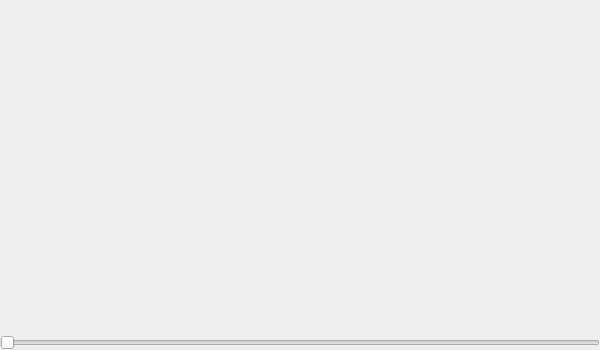
<?xml version="1.0" encoding="UTF-8"?>
<ui version="4.0">
 <class>QParticleDisplay</class>
 <widget class="QWidget" name="QParticleDisplay">
  <property name="geometry">
   <rect>
    <x>0</x>
    <y>0</y>
    <width>600</width>
    <height>350</height>
   </rect>
  </property>
  <property name="minimumSize">
   <size>
    <width>600</width>
    <height>350</height>
   </size>
  </property>
  <property name="maximumSize">
   <size>
    <width>600</width>
    <height>16777215</height>
   </size>
  </property>
  <property name="windowTitle">
   <string>QParticleDisplay</string>
  </property>
  <property name="autoFillBackground">
   <bool>false</bool>
  </property>
  <layout class="QGridLayout" name="gridLayout">
   <property name="sizeConstraint">
    <enum>QLayout::SetMaximumSize</enum>
   </property>
   <property name="leftMargin">
    <number>0</number>
   </property>
   <property name="topMargin">
    <number>0</number>
   </property>
   <property name="rightMargin">
    <number>0</number>
   </property>
   <property name="bottomMargin">
    <number>0</number>
   </property>
   <property name="spacing">
    <number>0</number>
   </property>
   <item row="0" column="0">
    <layout class="QVBoxLayout" name="verticalLayout">
     <property name="spacing">
      <number>0</number>
     </property>
     <property name="sizeConstraint">
      <enum>QLayout::SetMaximumSize</enum>
     </property>
     <item>
      <widget class="PictureFlow" name="widget" native="true">
       <property name="minimumSize">
        <size>
         <width>600</width>
         <height>0</height>
        </size>
       </property>
       <property name="maximumSize">
        <size>
         <width>600</width>
         <height>16777215</height>
        </size>
       </property>
      </widget>
     </item>
     <item>
      <widget class="QSlider" name="horizontalSlider">
       <property name="minimumSize">
        <size>
         <width>600</width>
         <height>0</height>
        </size>
       </property>
       <property name="maximumSize">
        <size>
         <width>600</width>
         <height>16777215</height>
        </size>
       </property>
       <property name="orientation">
        <enum>Qt::Horizontal</enum>
       </property>
      </widget>
     </item>
    </layout>
   </item>
  </layout>
 </widget>
 <layoutdefault spacing="6" margin="11"/>
 <customwidgets>
  <customwidget>
   <class>PictureFlow</class>
   <extends>QWidget</extends>
   <header>pictureflow.h</header>
   <container>1</container>
  </customwidget>
 </customwidgets>
 <resources/>
 <connections/>
</ui>
